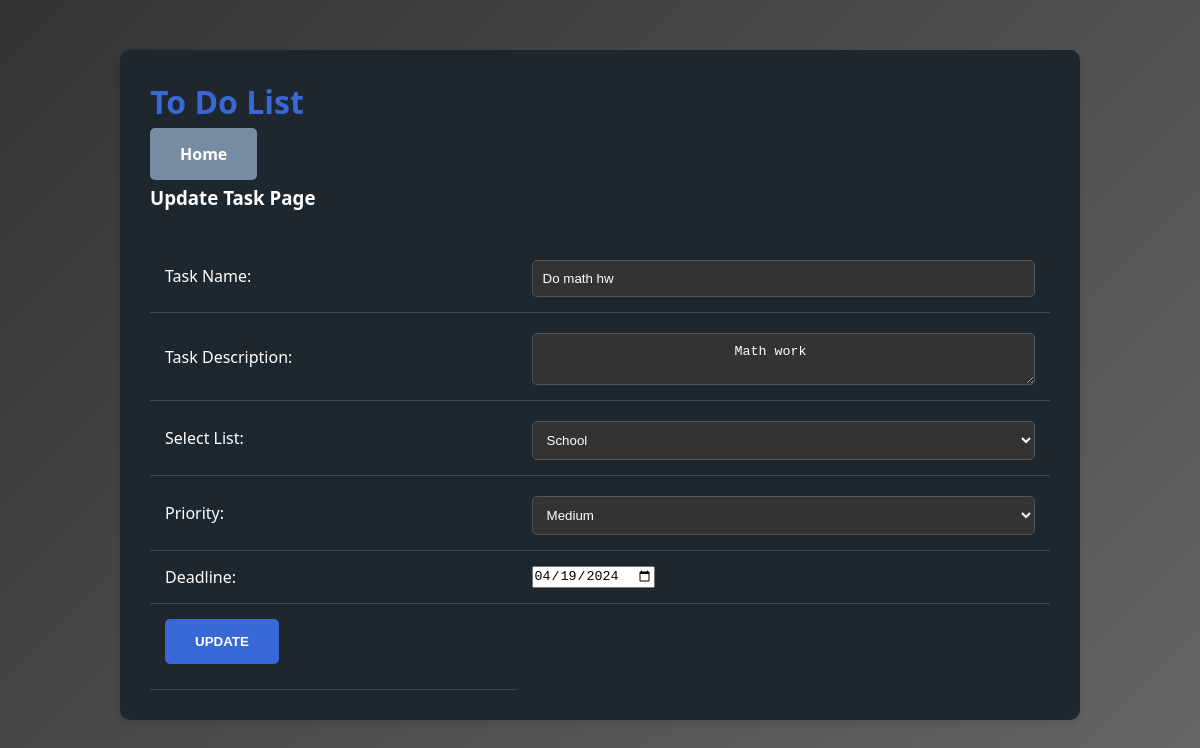
Screenshot of /update-task.php?task_id=1 with the database file from the repository.
### tables this page shows
CREATE TABLE `tasktbl` (
  `task_id` int(10) UNSIGNED NOT NULL,
  `task_name` varchar(150) NOT NULL,
  `task_description` text NOT NULL,
  `listid` int(11) NOT NULL,
  `priority` varchar(10) NOT NULL,
  `deadline` date NOT NULL
);

CREATE TABLE `listtbls` (
  `listid` int(10) UNSIGNED NOT NULL,
  `listname` varchar(50) NOT NULL,
  `listdesc` varchar(150) DEFAULT NULL
);

### update-task.php (the view, shortened to what this page needs)
<?php
    if(isset($_GET['task_id']))
    {
        $task_id = $_GET['task_id'];
        $conn = mysqli_connect(LOCALHOST, DBUSER, DBPASS) or die("Couldn't connect");
        $sql = "SELECT * FROM tasktbl WHERE task_id=$task_id";
        $res = mysqli_query($conn, $sql);
        if($res==true)
        {
            $row = mysqli_fetch_assoc($res);
            $task_name = $row['task_name'];
            $task_description = $row['task_description'];
            $listid = $row['listid'];
            $priority = $row['priority'];
            $deadline = $row['deadline'];
        }
    }
    else
    {
        header('location:'.SITEURL);
    }
?>
<html>
    <head>
        <link rel="stylesheet" href="<?php echo SITEURL; ?>style.css" />
    </head>
    <body>
        <div class="wrapper">
        <h1>To Do List</h1>
        <p>
            <a class="btn-secondary" href="<?php echo SITEURL; ?>">Home</a>
        </p>
        <h3>Update Task Page</h3>
        <form method="POST" action="">
            <table class="tbl-half">
                <tr>
                    <td>Task Name: </td>
                    <td><input type="text" name="task_name" value="<?php echo $task_name; ?>" required="required" /></td>
                </tr>
                <tr>
                    <td>Task Description: </td>
                    <td>
                        <textarea name="task_description">
                        <?php echo $task_description; ?>
                        </textarea>
                    </td>
                </tr>
                <tr>
                    <td>Select List: </td>
                    <td>
                        <select name="listid">
                            <?php
                                $conn2 = mysqli_connect(LOCALHOST, DBUSER, DBPASS) or die("Couldn't connect");
                                $sql2 = "SELECT * FROM listtbls";
                                $res2 = mysqli_query($conn2, $sql2);
                                if($res2==true)
                                {
                                    $count_rows2 = mysqli_num_rows($res2);
                                    if($count_rows2>0)
                                    {
                                        while($row2=mysqli_fetch_assoc($res2))
                                        {
                                            $listid_db = $row2['listid'];
                                            $listname = $row2['listname'];
                                            ?>
                                            <option <?php if($listid_db==$listid){echo "selected='selected'";} ?> value="<?php echo $listid_db; ?>"><?php echo $listname; ?></option>
                                            <?php
                                        }
                                    }
                                    else
                                    {
                                        ?>
                                        <option <?php if($listid=0){echo "selected='selected'";} ?> value="0">None</option>p
                                        <?php
                                    }
                                }
                            ?>
                        </select>
                    </td>
                </tr>
                <tr>
                    <td>Priority: </td>
                    <td>
                        <select name="priority">
                            <option <?php if($priority=="Medium"){echo "selected='selected'";} ?> value="Medium">Medium</option>
                        </select>
                    </td>
                </tr>
                <tr>
                    <td>Deadline: </td>
                    <td><input type="date" name="deadline" value="<?php echo $deadline; ?>" /></td>
                </tr>
                <tr>
                    <td><input class="btn-primary btn-lg" type="submit" name="submit" value="UPDATE" /></td>
                </tr>
            </table>
        </form>
        </div>
    </body>
</html>

### style.css (style rules this page uses)
* { margin: 0; padding: 0; box-sizing: border-box; }
body { font-family: 'Segoe UI', Tahoma, Geneva, Verdana, sans-serif; background: linear-gradient(135deg, #333333, #666666); color: #fff; margin: 0; padding: 0; }
.wrapper { width: 80%; margin: 50px auto; padding: 30px; border-radius: 10px; box-shadow: 0 4px 6px rgba(0, 0, 0, 0.1); background: #1e272e; }
h1 { color: #3867d6; margin-bottom: 20px; }
h3 { margin: 20px 0 30px; }
.btn-primary, .btn-secondary, button[type="submit"] { background-color: #3867d6; padding: 15px 30px; font-weight: bold; text-decoration: none; color: #fff; border: none; border-radius: 5px; cursor: pointer; transition: background-color 0.3s ease; margin-bottom: 10px; }
.btn-secondary { background-color: #778ca3; }
table { width: 100%; border-collapse: collapse; }
table tr th, table tr td { padding: 15px; text-align: left; border-bottom: 1px solid #444; }
input[type="text"], input[type="password"], textarea, select { width: 100%; padding: 10px; border-radius: 5px; border: 1px solid #555; background-color: #333; color: #fff; margin-top: 5px; }
select { color: #fff; }

### rows the page displays
tasktbl: task_name "Do math hw", task_description "Math work", listid "School", priority "Medium", deadline "04/19/2024"
